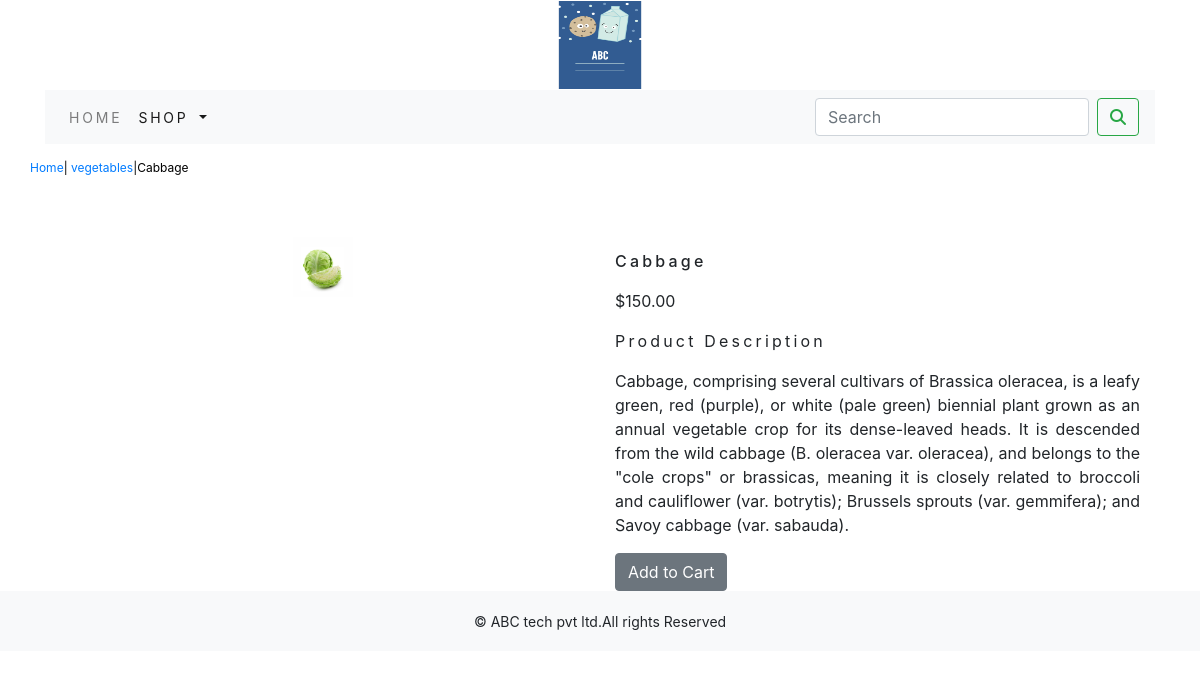
The app's page /shop/vegetables/cabbage/ with its own data.
### shop/models.py (models this page shows, shortened)
class Product(models.Model):
    objects = None
    name=models.CharField(max_length=250,unique=True)
    slug=models.SlugField(max_length=250,unique=True)
    description=models.TextField(blank=True)
    price=models.DecimalField(max_digits=10,decimal_places=2)
    category=models.ForeignKey(Category,on_delete=models.CASCADE)
    image = models.ImageField(upload_to='product', blank=True)
    stock=models.IntegerField()
    available=models.BooleanField(default=True)
    created=models.DateTimeField(auto_now_add=True)
    updated=models.DateTimeField(auto_now=True)
    class Meta:
        ordering = ('name',)
        verbose_name = 'product'
        verbose_name_plural = 'products'

class Category(models.Model):
    name=models.CharField(max_length=250,unique=True)
    slug=models.SlugField(max_length=250,unique=True)
    description=models.TextField(blank=True)
    image=models.ImageField(upload_to='category',blank=True)
    class Meta:
        ordering=('name',)
        verbose_name='category'
        verbose_name_plural='categories'
    def get_url(self):
        return reverse('shop:products_by_category',args=[self.slug])
    def __str__(self):
        return '{}'.format(self.name)

### shop/views.py (the view)
# urls.py: path('<slug:c_slug>/<slug:product_slug>/', views.proDetail, name='prodCatdetail')
def proDetail(request,c_slug,product_slug):
    try:
        product=Product.objects.get(category__slug=c_slug,slug=product_slug)
    except Exception as e:
        raise e
    return  render(request,'product.html',{'product':product})

### cart/context_processors.py (called while the page is built)
def counter(request):
    item_count=0
    if 'admin' in request.path:
        return {}
    else:
        try:
            cart=Cart.objects.filter(cart_id=_cart_id(request))
            car_items=CartItem.objects.all().filter(cart=cart[:1])
            for cart_item in car_items:
                item_count += cart_item.quantity
        except Cart.DoesNotExist:
            item_count =0
    return dict(item_count=item_count)

### cart/views.py (called while the page is built)
def _cart_id(request):
    cart=request.session.session_key
    if not cart:
        cart=request.session.create()
    return cart

### shop/context_processors.py (called while the page is built)
def menu_links(request):
    links=Category.objects.all()
    return dict(links=links)

### templates/product.html (shortened to what this page needs)
{% extends 'base.html' %}
{% load static %}
{% block content %}
<div class="row my_prod_row_class">
    <div class="mx_auto">
        <p> <a href="{% url 'shop:allProdCat' %}">Home</a>| <a href="{{product.category.get_url}}">{{product.category}}</a>|{{product.name}} </p>
    </div>
</div>
<div class="container">
<br>
<div class="row">
    <div class="col-12 col-sm-12 col-md-12 col-lg-6 text-center">
        <div style="min-width:18rem">
            <img src="{{product.image.url}}" alt="{{product.name}} " width="60" height="60" >
        </div>
    </div>
        <div class="col-12 col-sm-12 col-md-12 col-lg-6">
            <div>
            <h1 class="my_prod_title">{{product.name}}</h1>
            <p>${{product.price}}</p>
            <p class="my_title">Product Description</p>
            <p class="text-justify my_rod_text">{{product.description}}</p>
            {% if product.stock <= 0 %}
            <p class="text-justify my_prod_text"><b>Out of stock</b></p>
            {% else %}
            <a class="btn btn-secondary" href="{% url 'cart:add_cart' product.id %}">Add to Cart</a>
            {% endif %}
        </div>
    </div>
</div>
</div>
</div>
{% endblock %}

### static/css/custom.css (style rules this page uses)
body { font-family: 'Roboto', sans-serif; }
.my_title { font-size:16px; text_transform:uppercase; letter-spacing:.2em; }
.my_prod_row_class { padding-top:15px; padding-bottom:20px; }
.my_prod_row_class .mx_auto { color:#000; font-size:12px; text-decoration:none; }
.my_prod_title { font-size:16px; text_transform:uppercase; letter-spacing:.2em; padding-top:15px; padding-bottom:10px; }

### records on screen
Product: category "vegetables", name "Cabbage", image (picture), price "150.00", description "Cabbage, comprising several cultivars of Brassica oleracea, is a leafy green, red (purple), or white (pale green) biennial plant grown as an annual vegetable crop for its dense-leaved heads. It is descended from the wild cabbage (B. oleracea var. oleracea), and belongs to the \"cole crops\" or brassicas, meaning it is closely related to broccoli and cauliflower (var. botrytis); Brussels sprouts (var. gemmifera); and Savoy cabbage (var. sabauda)."
